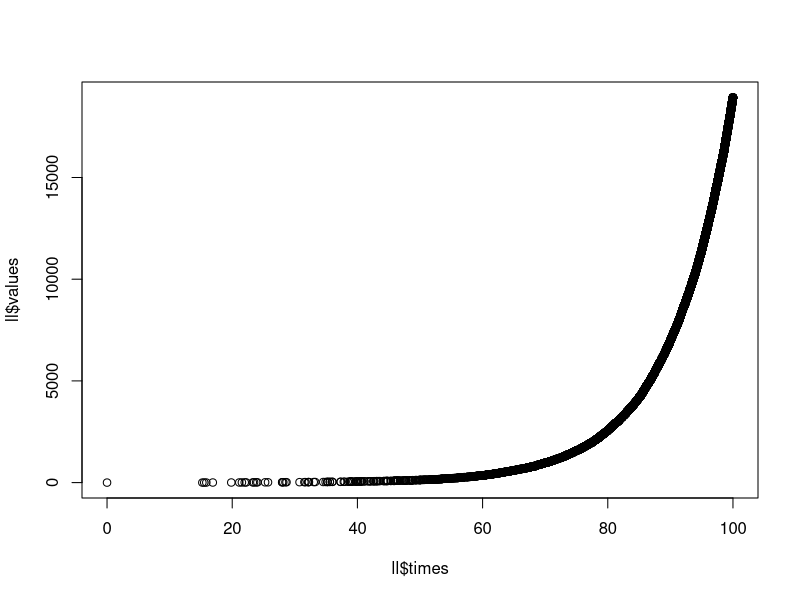
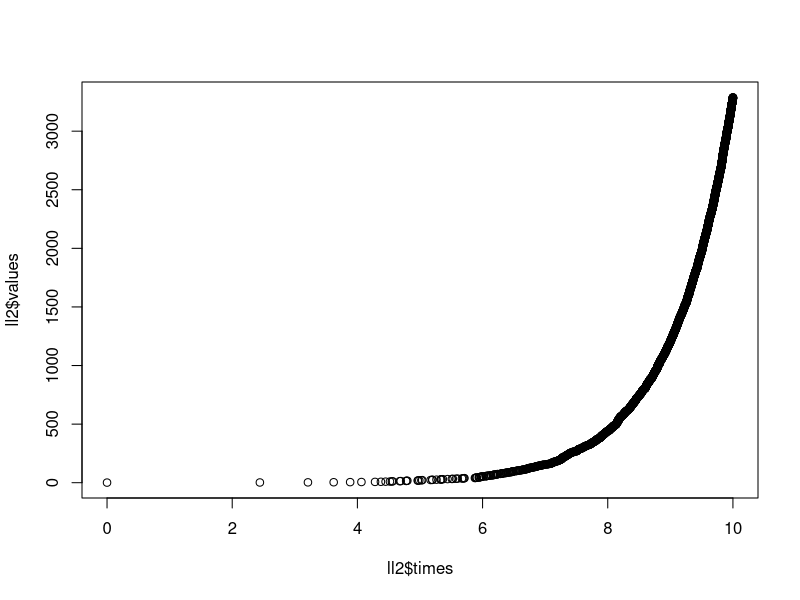
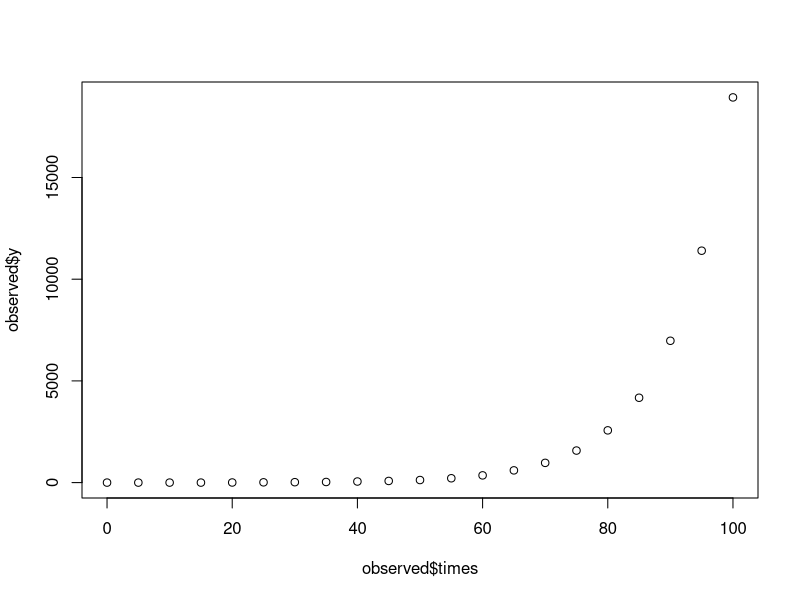
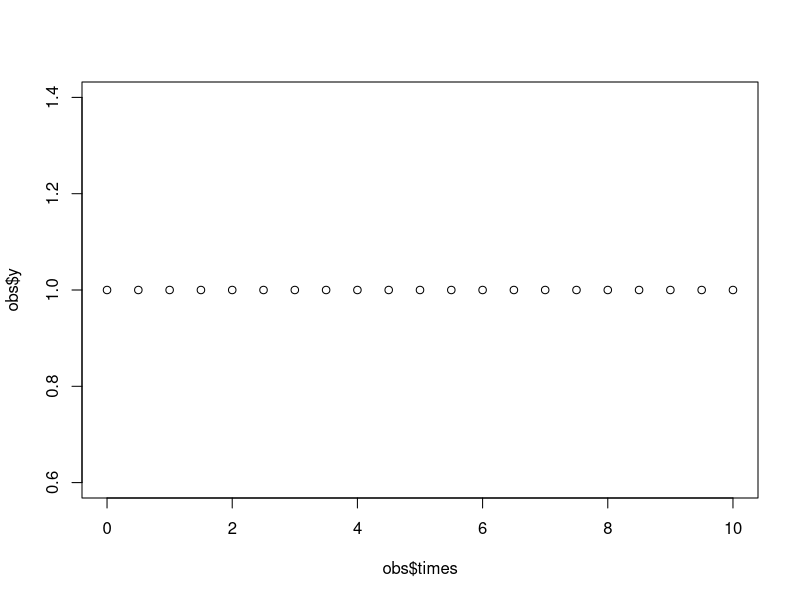
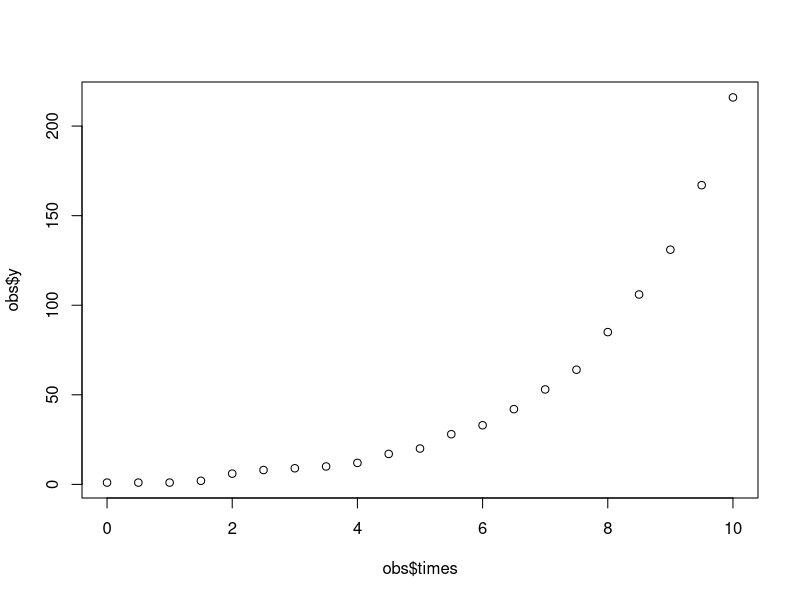
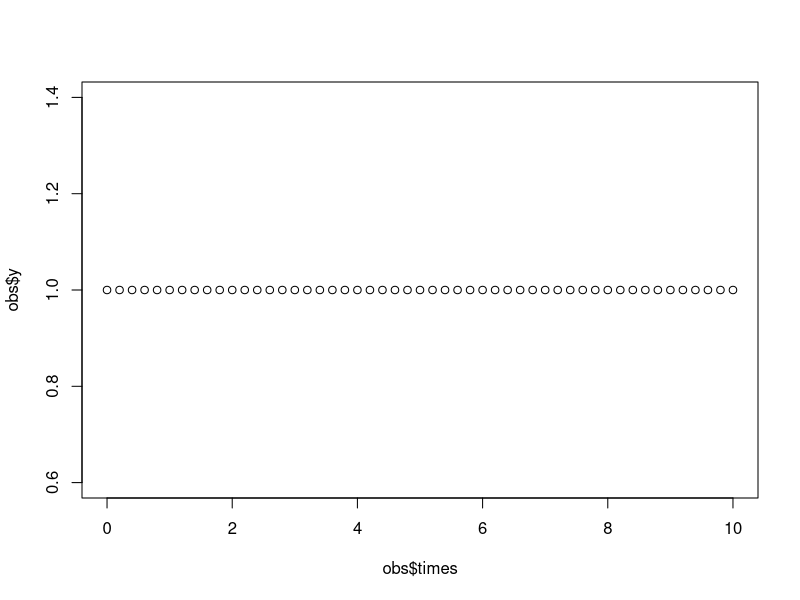
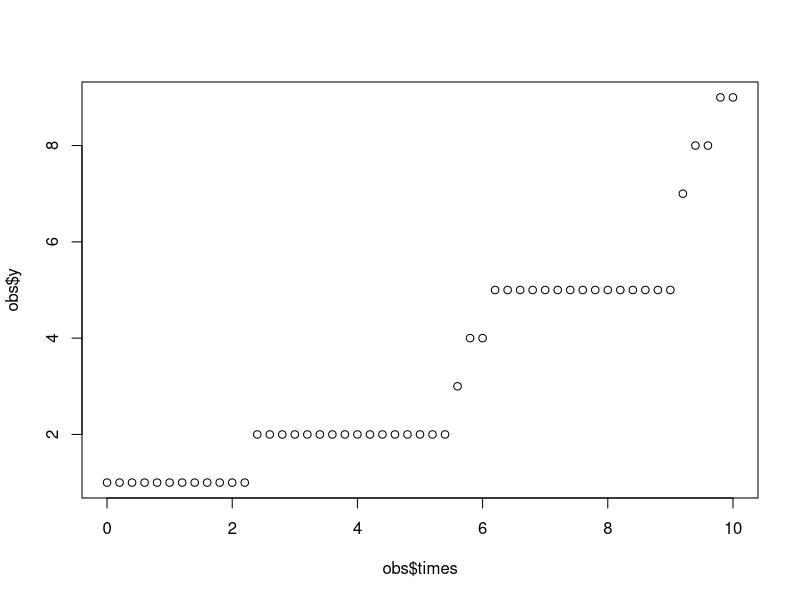
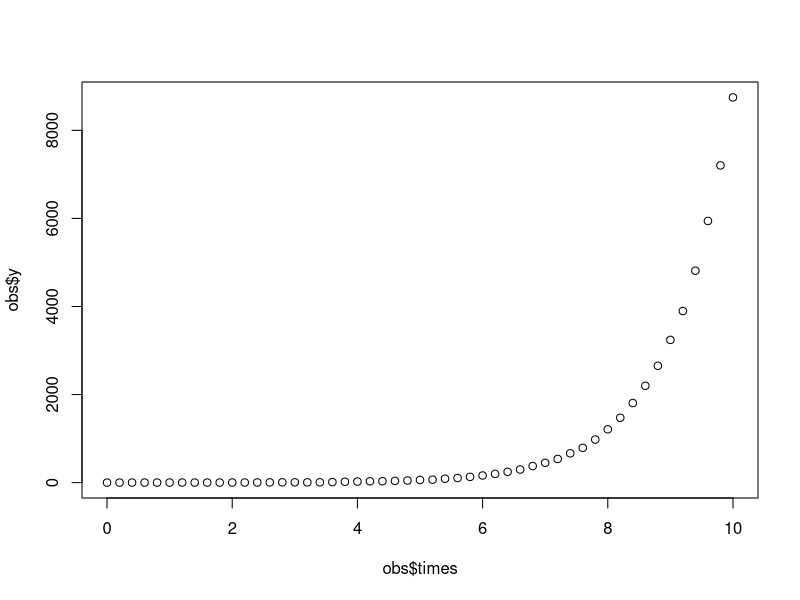

Write the R code that produced these figures, in order.
# 07/03/2020

# basic code for 1st attempt of my inference framework
# exponential function <--> simple pure-birth process

library(tidyverse)

# 1. function to simulate a simple branching process

sim_branching <- function(lambda, tmax=10, y0=1){
  times = 0
  values = y0
  
  y = y0; t = 0
  
  while(t < tmax){
    rate = y * lambda
    delta.t = rexp(1, rate=rate)
    t = t + delta.t
    y = y + 1
    times = c(times, t)
    values = c(values, y)
  }
  
  return(list(times = times, values = values, tmax=tmax))
}

# try it out
ll = sim_branching(0.1, tmax = 100)
plot(ll$times, ll$values)

ll2 = sim_branching(1, tmax = 10)
plot(ll2$times, ll2$values)

# 2. a function to obtain discrete step-wise observations

get_discrete_obs <- function(branching_list, tau){
  
  times = branching_list$times
  values = branching_list$values
  tmax = branching_list$tmax

  obs = values[1]
  ts = seq(from=0, to=tmax, by=tau)
  
  for(t in ts){
    if(t!=0){
      ## find the event time t_i such that t_i <= t < t_{i+1}
      ind = max(which(times <= t))
      y_t = values[ind]
      obs = c(obs, y_t)
    }
  }
  
  return(list(times=ts, y=obs))
}

## try it out
observed = get_discrete_obs(ll, 5)
plot(observed$times, observed$y)


# 3. a function for iterative GLS procedure for Exponential function X
iGLS_exp <- function(observed, init.param, tol=1e-4){
  dat = data.frame(times = observed$times, y = observed$y)
  N = nrow(dat)
  
  gammaA = NULL
  lambdaA = NULL
  
  xformula = "exp(lambda * times)"
  
  # 0) initial estimate of lambda
  xvalues = exp(init.param * observed$times)
  ww = 1/xvalues
  #xformula = paste("exp(", as.character(init.param), " * times)", sep="") 
  init.fit = nls(as.formula(paste("y",xformula,sep=" ~ ")), data = dat,
                 start = list(lambda = init.param), weights = ww)
  lambda = coef(init.fit) %>% as.numeric()
  lambda.old = init.param
  
  iter = 0
  while(abs(lambda - lambda.old) > tol){
    iter = iter + 1
    # 1) estimate gamma
    xvalues = exp(lambda * observed$times)
    gamma = sum((observed$y - xvalues)^2/xvalues)/(N-1)
    gammaA = c(gammaA, gamma)
    # 2) estimate lambda
    lambda.old = lambda
    ww = 1/(gamma * xvalues)
    this.fit = nls(as.formula(paste("y",xformula,sep=" ~ ")), data = dat,
                   start = list(lambda = lambda.old), weights = ww)
    lambda = coef(this.fit) %>% as.numeric()
    lambdaA = c(lambdaA, lambda)
    # 3) print info
    cat("Iteration", iter, ", lambda =", lambda, "gamma =", gamma, "\n")
  }
  
  return(list(data = dat,
              lambda=lambda, gamma=gamma, 
              lambdaList=lambdaA, gammaList = gammaA))
}

## try it out
Est = iGLS_exp(observed, 0.05)
# estimated lambda = 0.08508203

## using pure NLS?
dat = data.frame(times = observed$times, y = observed$y)
NLS.fit = nls(y~exp(lambda * times), dat, 
              start = list(lambda = 0.2))
coef(NLS.fit)
# lambda 
# 0.08578579

# 4. a function for the entire pipeline
test_iGLS_exp <- function(lambda, tau, init.param, tmax=10, y0=1, tol=1e-4){
  # 1) simulate
  events = sim_branching(lambda, tmax, y0)
  cat("simulation done!\n")
  # 2) discretize
  obs = get_discrete_obs(events, tau)
  cat("Discrete data acquired with stepsize =",tau,"\n")
  plot(obs$times, obs$y)
  # 2.5) if simulated result is a flat line, then repeat
  while(all(obs$y == 1)){
    # 1) simulate
    events = sim_branching(lambda, tmax, y0)
    cat("simulation done!\n")
    # 2) discretize
    obs = get_discrete_obs(events, tau)
    cat("Discrete data acquired with stepsize =",tau,"\n")
    plot(obs$times, obs$y)
  }
  # 3) estimate
  res = iGLS_exp(obs, init.param, tol)
  # 4) compare with NLS
  NLS.fit = nls(y~exp(lambda * times), res$data, 
                start = list(lambda = init.param))
  NLS.est = coef(NLS.fit) %>% as.numeric()
  cat("NLS estimate for lambda: ", NLS.est,"\n")
  
  # 5) and true lambda value and NLS estimate
  res$lambdaTrue = lambda
  res$lambdaNLS = NLS.est
  
  return(res)
}

## try it out

test1 = test_iGLS_exp(lambda=0.5, tau=0.5, init.param= 0.2)
### works fine; similar to NLS

test2 = test_iGLS_exp(lambda=0.3, tau=0.2, init.param= 0.2)
### large randomness with Y process
### so should run this repeatedly!!
### (TBD)

test3 = test_iGLS_exp(lambda=1, tau=0.2, init.param= 0.5)


# 5. Conduct a series of experiments with
# lambda = 0.3, 0.5, 1
# tau = 0.2, 0.5, 1
# each repeat 20 times?

Lambdas = c(0.3, 0.5, 1)
Taus = c(0.2, 0.5, 1)

repeat_test <- function(LambdaList, TauList, R=20, ...){
  resTable = NULL
  for(lambda in LambdaList){
    for(tau in TauList){
      cat("Experiment with lambda =", lambda, "and tau =", tau,"...\n")
      for(r in 1:R){
        this.test = test_iGLS_exp(lambda=lambda, tau=tau, ...)
        est.error = this.test$lambda - this.test$lambdaTrue
        NLS.error = this.test$lambdaNLS - this.test$lambdaTrue
        resTable = rbind(resTable, c(lambda, tau, est.error))
        resTable = rbind(resTable, c(lambda, tau, NLS.error))
        cat(r,"\t")
      }
      cat("Experiment done and results recorded!\n")
    }
  }
  resTable = as.data.frame(resTable)
  names(resTable) = c("lambda","tau", "error")
  n = length(LambdaList) * length(TauList) * R
  resTable$method = rep(c("Approx","NLS"), n)
  
  return(resTable)
}

Res = repeat_test(Lambdas, Taus, init.param = 0.5)

## save this for later use
saveRDS(Res, "Exponential_simulation_res.rds")

## make boxplots to compare errors
ggplot(data=Res, aes(x=method,y=error)) +
  geom_hline(yintercept = 0, size=1, color="gray") +
  geom_boxplot() +
  #geom_violin() +
  theme_bw()+
  facet_grid(lambda~tau)
